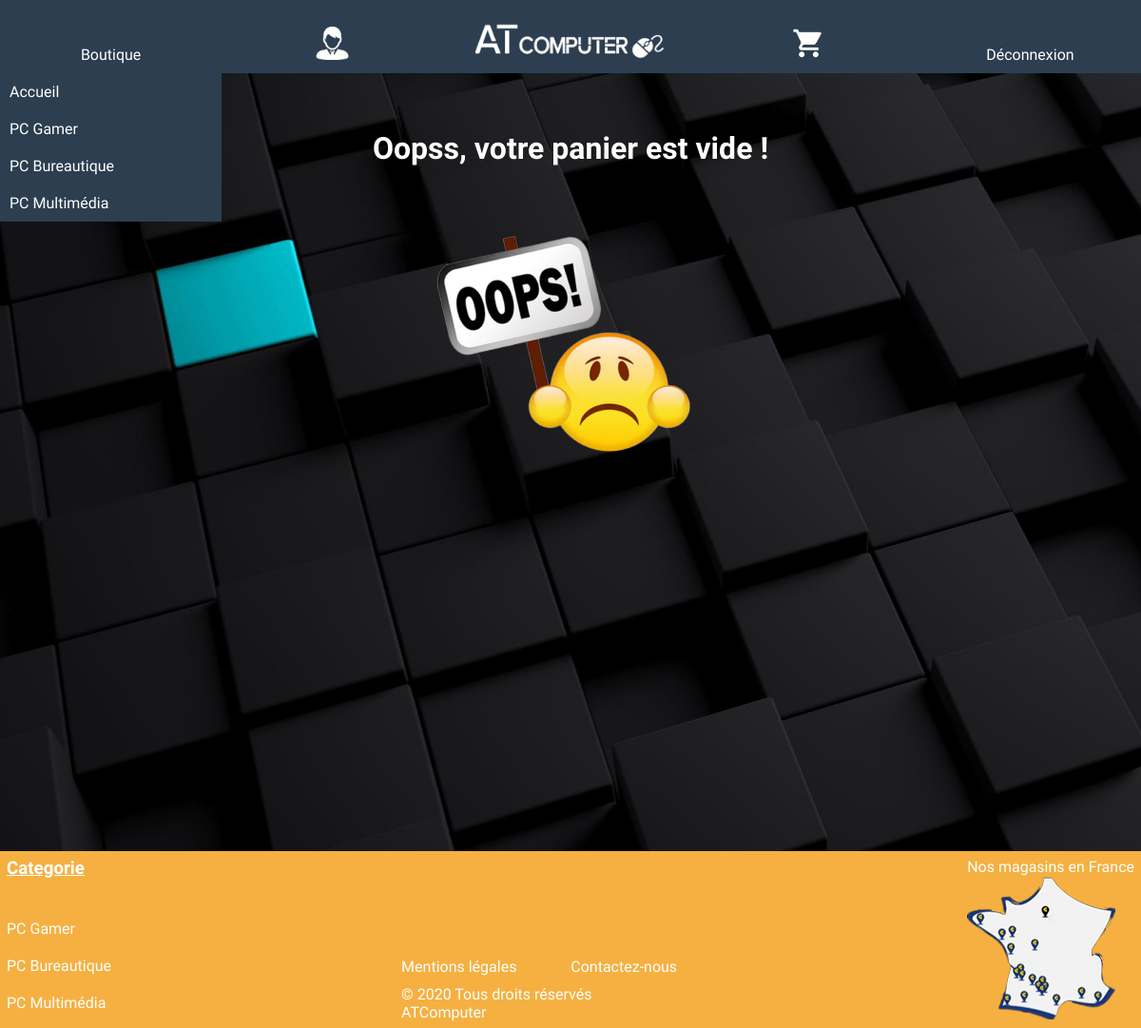
Page /sources/panier.php (signed in) on the earlier database version.
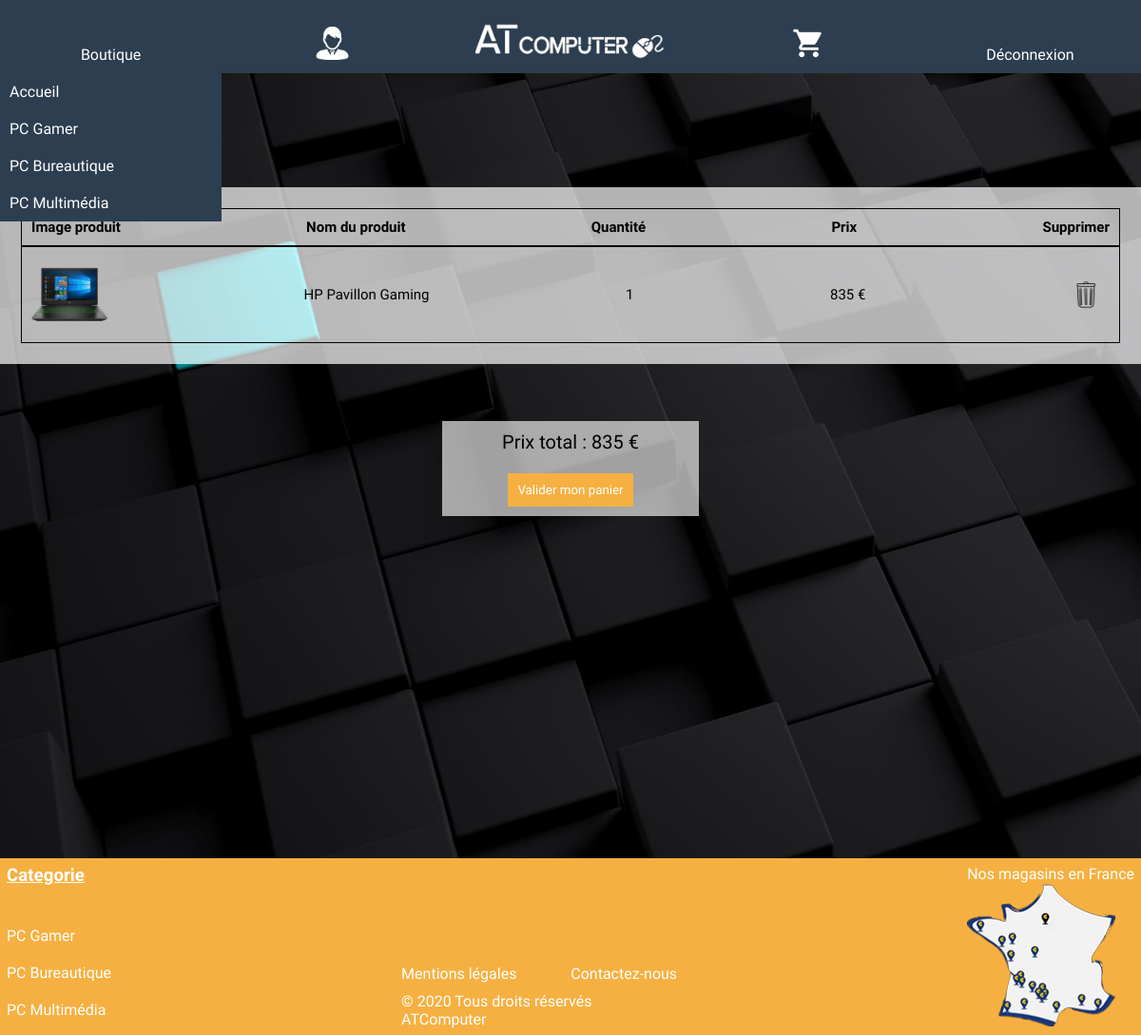
Same page on the later database version.
### tables this page shows
CREATE TABLE IF NOT EXISTS `categorie` (
  `id` int(11) NOT NULL AUTO_INCREMENT,
  `nom` varchar(255) NOT NULL,
  `nomurl` varchar(255) NOT NULL,
  PRIMARY KEY (`id`)
);

CREATE TABLE IF NOT EXISTS `panier` (
  `id` int(11) NOT NULL AUTO_INCREMENT,
  `id_utilisateur` int(11) NOT NULL,
  `id_produits` int(11) NOT NULL,
  `quantité` int(11) NOT NULL,
  `prix` float NOT NULL,
  PRIMARY KEY (`id`)
);

CREATE TABLE IF NOT EXISTS `images` (
  `id` int(11) NOT NULL AUTO_INCREMENT,
  `id_produits` int(11) DEFAULT NULL,
  `chemin` varchar(255) DEFAULT NULL,
  `hauteur` int(11) NOT NULL,
  `largeur` int(11) NOT NULL,
  PRIMARY KEY (`id`)
);

CREATE TABLE IF NOT EXISTS `produits` (
  `id` int(11) NOT NULL AUTO_INCREMENT,
  `nom` varchar(255) NOT NULL,
  `id_categorie` int(11) NOT NULL,
  `id_sous_categorie` int(11) NOT NULL,
  `description` text NOT NULL,
  `prix` float NOT NULL,
  PRIMARY KEY (`id`)
);

### sources/functions.php (called while the page is built, shortened)
<?php
class userpdo
{
function connectdb()
	{
		$base = new PDO('mysql:host=localhost;dbname=boutique', 'root', '');
		return $base;
	}
}
class produit
{
	function connectdb()
	{
		try {
			$base = new PDO('mysql:host=localhost;dbname=boutique', 'root', '',
				array(PDO::MYSQL_ATTR_INIT_COMMAND => 'SET NAMES \'UTF8\''));
		} catch (PDOException $e) {
		    echo 'Connexion échouée : ' . $e->getMessage();
		}
		return $base;
	}
	public function categorie()
	{
	$tabcategorie=[];
	$categorie=$this->connectdb()->query("SELECT * FROM `categorie` ORDER BY id ASC");
	while($images = $categorie->fetch())
	{
		array_push($tabcategorie, $images);
	}
		return $tabcategorie;
	}
}
class panier
{
	function connectdb()
	{
		try {
			$base = new PDO('mysql:host=localhost;dbname=boutique', 'root', '',
				array(PDO::MYSQL_ATTR_INIT_COMMAND => 'SET NAMES \'UTF8\''));
		} catch (PDOException $e) {
		    echo 'Connexion échouée : ' . $e->getMessage();
		}
		return $base;
	}
	public function select_panier()
	{
		$tabpanier=[];
		$login=$_SESSION['login'];
		$id_user=$this->connectdb()->query("SELECT id FROM utilisateurs where login='$login'");
		$user = $id_user->fetch(PDO::FETCH_ASSOC);
		$utilisateur=$user['id'];
		$monpanier=$this->connectdb()->query("SELECT *FROM panier, images, produits WHERE id_utilisateur='$utilisateur' and panier.id_produits=images.id_produits and panier.id_produits=produits.id ORDER BY panier.id ASC");
		while($affichage_panier=$monpanier ->fetch())
		{
			array_push($tabpanier, $affichage_panier);
		}
		return $tabpanier;
	}
}
?>

### sources/panier.php (the view, shortened to what this page needs)
<?php include("functions.php");?>
<html>
	<head>
		<link href="boutique.css" rel="stylesheet">
	</head>
<body>
	<?php include("header.php"); ?>
	<?php $panier = new panier; ?>
<?php
	$monpanier=$panier ->  select_panier();
if(sizeof($monpanier) == 0)
{
?>
	<h1 class="panier_vide">Oopss, votre panier est vide !</h1>
	<div class="image_bonhomme">
		<img width="300px;" src="../img/bonhomme.png">
	</div>
<?php
}
else
{
?>
	<div class="infos_panier">
		<table>
				<tr>
					<th>Image produit</th>
					<th>Nom du produit</th>
					<th>Quantité</th>
					<th>Prix</th>
					<th>Supprimer</th>
				</tr>
			<?php
			$a=0;
			for($i=0; $i < sizeof($monpanier); $i++)
			{
				?>
				<tr>
					<td><img width="80px" src="<?php echo $monpanier[$i][7];?>"></td>
					<td><?php echo $monpanier[$i][11];?></td>
					<td><?php echo $monpanier[$i][3];?></td>
					<td><?php echo $monpanier[$i][4]*$monpanier[$i][3]. " €";?></td>
					<?php $a=$a+$monpanier[$i][4]*$monpanier[$i][3];?>
					<td>
						<form class="corbeille" method="post" action="">
							<input type="submit" value="" name="suppr">
						</form>
					</td>
				</tr>
			<?php
			}
			?>
		</table>
	</div>
	<div class="prix_total">
		<div class="valid_panier">
			<div><?php echo "Prix total : ".$a. " €"; ?></div>
			<form method="post" action="information.php">
				<input type="submit" name="valider" value="Valider mon panier">
			</form>
		</div>
	</div>
<?php
}
	include("footer.php");?>
</body>
</html>

### sources/header.php (shortened to what this page needs)
<html lang="fr" dir="ltr">
<head>
  <link rel="stylesheet" href="boutique.css">
</head>
<header>
<nav>
  <ul>
  <li>
      <a class="menu" href="produits.php">Boutique</a>
    </li>
    <?php if(isset($_SESSION['login']))
    {
    ?>
    <li>
      <a href=""><div class="logoprofilhover"></div></a>
   </li>
   <li class="logo_responsive">
      <a href="index.php"><div class="logohover"></div></a>
   </li>
   <li>
      <a href="panier.php"><div class="logopanierhover"></div></a>
  </li>
  <li>
      <form class="disconnect" method="post" action="" >
        <input name="deco" type="submit" value="Déconnexion">
      </form>
  </li>
<?php
}
?>
</ul>
</nav>
</header>
</html>

### sources/footer.php
<?php
$produit = new produit;
$tab=$produit -> categorie();
?>
<footer>
	<div class="categorie">
		<div>
			<h3>Categorie</h3>
		</div>
		<div class="titre">
			<?php
			for($j=0; $j < sizeof($tab); $j++)
             {
             	?>
             	<a class="menu" href="sous-categorie.php?type=<?php echo $tab[$j][2];?>&id=<?php  echo $tab[$j][0];?>"><?php echo $tab[$j][1];?></a>
           		<?php
             }
			?>
		</div>
	</div>
	<div class="footer">
		<div id="mentions">
			<div>
				<a href="mentions.html">Mentions légales</a>
				<a href="contact.php">Contactez-nous</a>
			</div>
				<p>© 2020 Tous droits réservés ATComputer</p>
		</div>
	</div>
	<div class="img">
		<p>Nos magasins en France</p>
		<a href="https://www.google.fr/maps/place/Joliette,+Marseille/@43.3040531,5.3567312,15z/data=!3m1!4b1!4m5!3m4!1s0x12c9c0ed7442dacd:0x73ed2062a058ae62!8m2!3d43.3035953!4d5.3660975"><div class="map">
		</div></a>
	</div>
</footer>

### sources/boutique.css (style rules this page uses)
* { padding: 0; margin: 0; outline: none; font-family: 'Concert One' ; }
body { background-image: url('../img/fond_site.jpg'); background-size: cover; background-repeat: no-repeat; background-attachment: fixed; }
footer { display:flex; justify-content: space-between; width: 100%; background-color: #F5B041; margin-top: 5%; }
footer,p, h3, .categorie a, a { color:white; text-decoration: none; transition: 0.2s; }
footer .footer { display:flex; flex-direction: column; flex:2; justify-content: flex-end; align-items: center }
footer #mentions { display:flex; flex-direction: column; justify-content: space-between; width: 290px; padding: 7px; }
footer #mentions div { display:flex; width: 290px; justify-content: space-between; margin-bottom: 10px; }
footer .categorie h3 { text-decoration: underline; padding:7px; }
footer .categorie .titre { display:flex; flex-direction: column; justify-content: space-between; height: 50%; margin-top: 15%; padding:7px; }
footer .img { padding: 7px; }
footer .map { background-image:url(../img/map.png); background-repeat: no-repeat; height: 80%; transition: 0.8s; padding: 7px; }
input[type="submit"] { cursor:pointer; }
nav a { color: white; margin: 0; padding:13px; text-decoration: none; list-style-type:none; display: flex; flex-direction:row; justify-content: space-around; text-align: center; }
nav { width: 100%; text-align: center; padding:0; margin:0; }
ul { margin: 0; padding: 0; list-style: none; }
li { margin: 0; background-color: #2C3E50 ; }
.menu , .lien { display: block; padding: 10px 0; color: white; text-decoration: none; white-space: nowrap; text-overflow: ellipsis; position:relative; z-index:2; transition: 0.2s; }
nav > ul { display: table; width: 100%; }
nav > ul > li { display: table-cell; width: 16%; }
nav > ul li { position: relative; }
li a { transition: 0.2s; }
.logohover { height: 50px; background-image:url(../img/logo.png); background-size: 200px; width: 200px; transition: 0.2s; }
.logoprofilhover { height: 35px; background-image:url(../img/logo_profil.png); background-size: 35px; width: 35px; transition: 0.2s; }
.logopanierhover { height: 35px; background-image:url(../img/logo_panier.png); background-size: 35px; width: 35px; transition: 0.2s; }
.disconnect input[type="submit"] { border: none; background-color: transparent; color: white; font-size: 100%; transition: 0.2s; }
.infos_panier, .infos_commande { display:flex; justify-content: center; width:100%; margin-top: 10%; margin-bottom: 5%; }
.infos_panier table, .infos_commande table { background-color: rgba(255, 255, 255, 0.7); width: 70%; padding: 20px; font-size: 13px; }
.infos_panier table tr, .infos_commande table tr { display: flex; justify-content: space-between; align-items: center; padding: 10px; border: 1px solid; }
.prix_total, .prix_commande { width:100%; display: flex; justify-content: center; margin-bottom: 10%; }
.prix_total .valid_panier { width: 250px; background-color: rgba(255, 255, 255, 0.63); text-align: center; font-size: 20px; height: 80px; padding: 10px; display:flex; flex-direction: column; align-items: center; justify-content: space-between; }
.prix_total form input[type="submit"] { padding: 10px; background-color: #F5B041; color: white; transition: 0.5s; border:none; cursor: pointer; }
.corbeille input[type="submit"] { width: 50px; height: 50px; background-image: url("../img/corbeille.png"); background-size: cover; background-color: transparent; border:none; transition: 0.5s; }
@media (max-width: 1200px) { .infos_panier table, .infos_commande table { background-color: rgba(255, 255, 255, 0.7); width: 100%; font-size: 15px; } }
@media (max-width: 1200px) { footer { margin-top:30%; } }
.panier_vide { text-align: center; color:white; margin-top: 5%; }
.image_bonhomme { display:flex; margin-top: 5%; justify-content: center; width:100%; }

Differences in the rows shown:
added panier: images.chemin (picture), id_produits.nom "HP Pavillon Gaming", quantité "1", $monpanier[$i][4]*$monpanier[$i][3] "835"
Other differences:
$a: (not shown) → "835"
form field valider: (not shown) → "Valider mon panier"
text no longer shown: "Oopss, votre panier est vide !"
text now shown: "Image produit Nom du produit Quantité Prix Supprimer Prix total : €"
